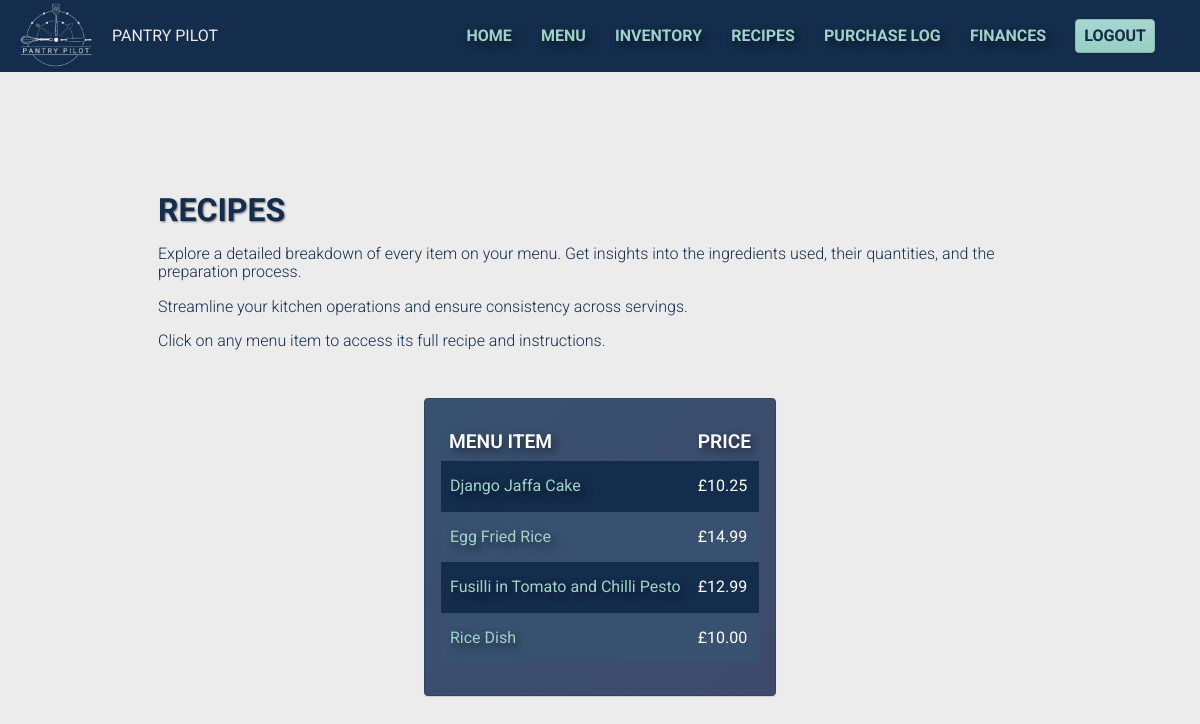
Page /recipes/ (signed in) on the committed database.
### inventory/models.py (models this page shows, shortened)
class MenuItem(models.Model):
    name = models.CharField(max_length=100, unique=True)
    price = models.DecimalField(max_digits=6, decimal_places=2, default=0)
    description = models.CharField(max_length=200, blank=True)
    recipe_instructions = models.TextField(blank=True)
    created_at = models.DateTimeField(auto_now_add=True)
    class Meta:
        ordering = ["name"]
        verbose_name = "Menu item"

### inventory/views.py (the view)
# urls.py: path('recipes/', views.RecipeRequirementList.as_view(), name="recipes"),
class RecipeRequirementList(LoginRequiredMixin, ListView):
    model = MenuItem
    template_name = "inventory/recipes.html"
    context_object_name = "menuitem_list"
    def get_queryset(self) -> QuerySet[Any]:
        return MenuItem.objects.annotate(lower_name=Lower("name")).order_by("lower_name")

### inventory/templates/inventory/recipes.html (shortened to what this page needs)
{% extends "inventory/base.html" %}
{% block content %}
<section id="recipes" class="page">
    <div class="content">
        <h1 class="content__title">RECIPES</h1>
        <p class="content__description">Explore a detailed breakdown of every item on your menu. Get insights into the ingredients used, their quantities, and the preparation process.</p>
        <p class="content__description">Streamline your kitchen operations and ensure consistency across servings.</p>
        <p class="content__description">Click on any menu item to access its full recipe and instructions.</p>
    </div>
    {% if menuitem_list %}
        <div class="card card--table">
            <table class="table">
                <thead>
                    <tr>
                        <th class="table__row__heading">MENU ITEM</th>
                        <th class="table__row__heading">PRICE</th>
                    </tr>
                </thead>
                <tbody>
                    {% for menuitem in menuitem_list %}
                        <tr class="table__row--alternating">
                            <td><a href="{% url 'menuitem_detail' menuitem.id %}" class="table__row__detail table__row__detail--link">{{menuitem.name}}</a></td>
                            <td class="table__row__detail">£{{menuitem.price}}</td>
                        </tr>
                    {% endfor %}
                </tbody>
            </table>
        </div>
        {% else %}
        <div class="card card--empty">
            <p>There are currently no recipes</p>
        </div>
    {% endif %}
</section>
{% endblock content%}

### inventory/static/inventory/css/style.css (style rules this page uses)
html { font-size: 16px; font-family: "Roboto", sans-serif; background-color: #ececec; }
html, body { height: 100%; margin: 0; }
body { display: flex; flex-direction: column; }
a { text-decoration: none; }
.card { display: flex; flex-direction: column; padding: 1rem; margin: 1rem; border-radius: 4px; box-shadow: rgba(0, 0, 0, 0.12) 0 1px 1px; background-image: linear-gradient(135deg, #385170, #3e4a6b); border: 1px solid #2D4560; background-color: #385170; color: white; transition: all 0.2s ease-in-out; }
.table { margin: 1rem 0 1rem 0; border-collapse: collapse; border-spacing: 0; }
.table__row--alternating { background-color: #385170; border: none; }
.table__row--alternating:nth-child(odd) { background-color: #142d4c; }
.table__row__heading { text-align: left; font-weight: 600; font-size: larger; text-shadow: 4px 4px 8px rgba(0, 0, 0, 0.5); padding: 0 .5rem .5rem .5rem; }
.table__row__detail { padding: 1rem .5rem; text-align: left; color: white; }
.table__row__detail--link { color: #9fd3c7; text-shadow: 4px 4px 8px rgba(0, 0, 0, 0.5); }
.page { display: flex; flex-direction: column; align-items: center; }
.content { max-width: 75%; padding: .5rem; margin: 1rem; }
.content__title { padding: .5rem; margin: 0; text-shadow: 1px 1px 2px rgba(0, 0, 0, 0.5); }
.content__description { padding: .5rem; margin: 0; text-align: left; font-weight: 300; }

### rows in the picture
MenuItem: name "Django Jaffa Cake", price "10.25"
MenuItem: name "Egg Fried Rice", price "14.99"
MenuItem: name "Fusilli in Tomato and Chilli Pesto", price "12.99"
MenuItem: name "Rice Dish", price "10.00"
